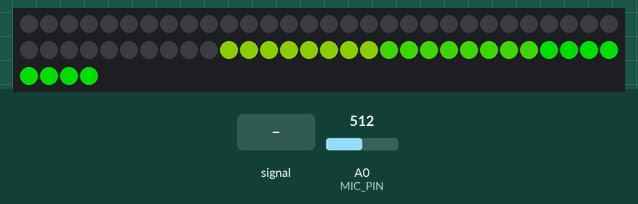
Bench run of a sketch on a simulated Arduino Nano, built with avr-gcc and run on an emulated ATmega328P. Shown: 64 RGB LEDs in strip order, left to right, continuing on the next row. The inputs (shaded band) are chosen by the test bench; at power-on: A0 (MIC_PIN) = 512. Dim RGB values are drawn brighter than linear; random numbers use the default seed unless the sketch sets one.

Above: at 1.2 s.
1.3 s: A0 (MIC_PIN) fed a 1000 Hz sine of ±255 counts around its level
At 1.9 s:
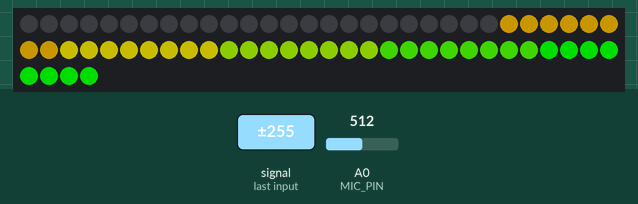
3.7 s: A0 (MIC_PIN) set to 900
At 4.5 s:
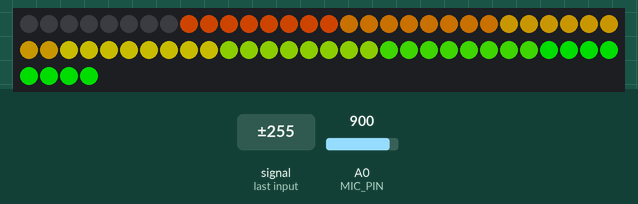
5.2 s: A0 (MIC_PIN) fed a 200 Hz sine of ±81 counts around its level
At 8.17 s:
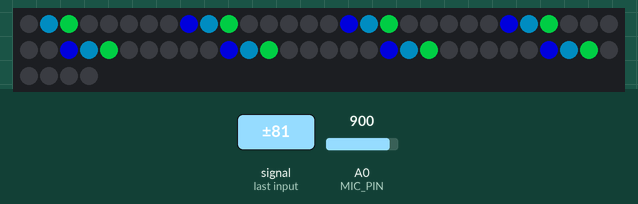
8.2 s: A0 (MIC_PIN) set to 1023
At 9.1 s:
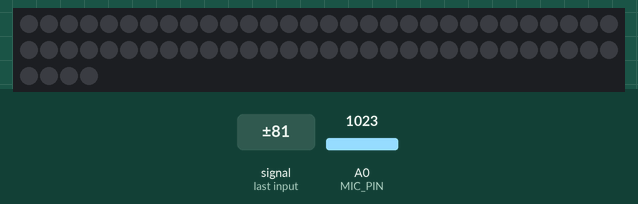
Timing chart, 0 to 11.2 s (numbered marks = the images above; inputs shaded):
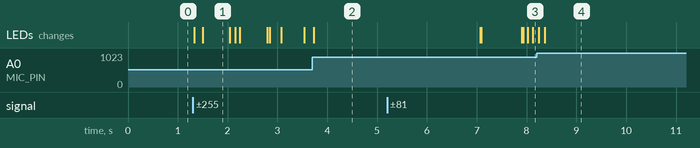

Measured:
- after the input at 1.3 s, the LEDs: first change at once (image 1 shows a later state)

The sketch:

sound_visualizer.ino
```cpp
// SOUND VISUALIZER - Arduino Nano + MAX4466 + 8x8 WS2812B Matrix

#include <FastLED.h>
#include <arduinoFFT.h>

// CONFIGURATION
#define LED_PIN     6           // Data pin for LED matrix
#define MIC_PIN     A0          // Analog pin for microphone
#define NUM_LEDS    64          // 8x8 matrix
#define BRIGHTNESS  150         // LED brightness (0-255)
#define SAMPLES     64          // FFT samples (must be power of 2)

// FASTLED SETUP
CRGB leds[NUM_LEDS];
uint8_t mode = 0;              // Current visualization mode
uint8_t numModes = 4;           // Total number of modes
unsigned long lastModeChange = 0;

// FFT SETUP
double vReal[SAMPLES];
double vImag[SAMPLES];
arduinoFFT FFT(vReal, vImag, SAMPLES, 1600);

void setup() {
  // LED setup
  FastLED.addLeds<WS2812B, LED_PIN, GRB>(leds, NUM_LEDS);
  FastLED.setBrightness(BRIGHTNESS);
  FastLED.clear();
  FastLED.show();

  // Mic input
  pinMode(MIC_PIN, INPUT);

  Serial.begin(115200);
}

void loop() {
  // Read microphone
  int micValue = analogRead(MIC_PIN);

  // Get audio levels
  uint8_t volume = map(micValue, 0, 1023, 0, 255);
  uint8_t bass = getBassLevel();
  uint8_t mid = getMidLevel();
  uint8_t treble = getTrebleLevel();

  // Auto-cycle modes every 8 seconds
  if (millis() - lastModeChange > 8000) {
    mode = (mode + 1) % numModes;
    lastModeChange = millis();
    FastLED.clear();
    FastLED.show();
  }

  // Display based on mode
  switch(mode) {
    case 0:
      barGraph(volume);
      break;
    case 1:
      spectrumAnalyzer();
      break;
    case 2:
      rippleEffect(volume);
      break;
    case 3:
      equalizerBlocks(bass, mid, treble);
      break;
  }

  FastLED.show();
  delay(20);
}

// VISUALIZATION MODES

// Mode 0: Simple Bar Graph
void barGraph(uint8_t level) {
  FastLED.clear();

  uint8_t bars = map(level, 0, 255, 0, 8);

  for (int x = 0; x < 8; x++) {
    uint8_t barHeight = bars;

    for (int y = 0; y < barHeight && y < 8; y++) {
      // Color gradient based on height
      CRGB color = CHSV(map(y, 0, 8, 96, 0), 255, 255); // Green to Red
      leds[XY(x, 7-y)] = color;
    }
  }
}

// Mode 1: Spectrum Analyzer
void spectrumAnalyzer() {
  FastLED.clear();

  // Sample audio
  for (int i = 0; i < SAMPLES; i++) {
    vReal[i] = analogRead(MIC_PIN);
    vImag[i] = 0;
    delayMicroseconds(50);
  }

  // Compute FFT
  FFT.DCRemoval();
  FFT.Windowing(FFT_WIN_TYP_HAMMING, FFT_FORWARD);
  FFT.Compute(FFT_FORWARD);
  FFT.ComplexToMagnitude();

  // Display lower frequencies
  for (int x = 0; x < 8; x++) {
    int bin = x + 1;
    uint8_t height = map(vReal[bin], 0, 500, 0, 8);
    height = constrain(height, 0, 8);

    for (int y = 0; y < height; y++) {
      CRGB color = CHSV(map(x, 0, 8, 160, 0), 255, 255);
      leds[XY(x, 7-y)] = color;
    }
  }
}

// Mode 2: Ripple Effect
static uint8_t hue = 0;
void rippleEffect(uint8_t level) {
  // Fade out
  for (int i = 0; i < NUM_LEDS; i++) {
    leds[i].fadeToBlackBy(40);
  }

  // Add ripple based on volume
  if (level > 50) {
    hue += 5;
    int center = random8(NUM_LEDS);
    leds[center] = CHSV(hue, 255, 255);

    // Spread to neighbors
    int x = center % 8;
    int y = center / 8;

    if (x > 0) leds[center-1] = CHSV(hue, 255, 200);
    if (x < 7) leds[center+1] = CHSV(hue, 255, 200);
    if (y > 0) leds[center-8] = CHSV(hue, 255, 200);
    if (y < 7) leds[center+8] = CHSV(hue, 255, 200);
  }
}

// Mode 3: Equalizer Blocks
void equalizerBlocks(uint8_t bass, uint8_t mid, uint8_t treble) {
  FastLED.clear();

  // Bass - left side
  for (int x = 0; x < 3; x++) {
    uint8_t h = map(bass, 0, 255, 0, 8);
    for (int y = 0; y < h && y < 8; y++) {
      leds[XY(x, 7-y)] = CRGB(255, 0, 0); // Red for bass
    }
  }

  // Mid - center
  for (int x = 3; x < 5; x++) {
    uint8_t h = map(mid, 0, 255, 0, 8);
    for (int y = 0; y < h && y < 8; y++) {
      leds[XY(x, 7-y)] = CRGB(0, 255, 0); // Green for mid
    }
  }

  // Treble - right side
  for (int x = 5; x < 8; x++) {
    uint8_t h = map(treble, 0, 255, 0, 8);
    for (int y = 0; y < h && y < 8; y++) {
      leds[XY(x, 7-y)] = CRGB(0, 0, 255); // Blue for treble
    }
  }
}

// HELPER FUNCTIONS

// XY mapping for 8x8 matrix
uint8_t XY(uint8_t x, uint8_t y) {
  return (y * 8) + x;
}

// Get bass level (average of lower frequencies)
uint8_t getBassLevel() {
  uint32_t sum = 0;
  for (int i = 0; i < 10; i++) {
    sum += analogRead(MIC_PIN);
  }
  return map(sum / 10, 0, 1023, 0, 255);
}

// Get mid level
uint8_t getMidLevel() {
  return getBassLevel(); // Simplified
}

// Get treble level
uint8_t getTrebleLevel() {
  return getBassLevel(); // Simplified
}
```
